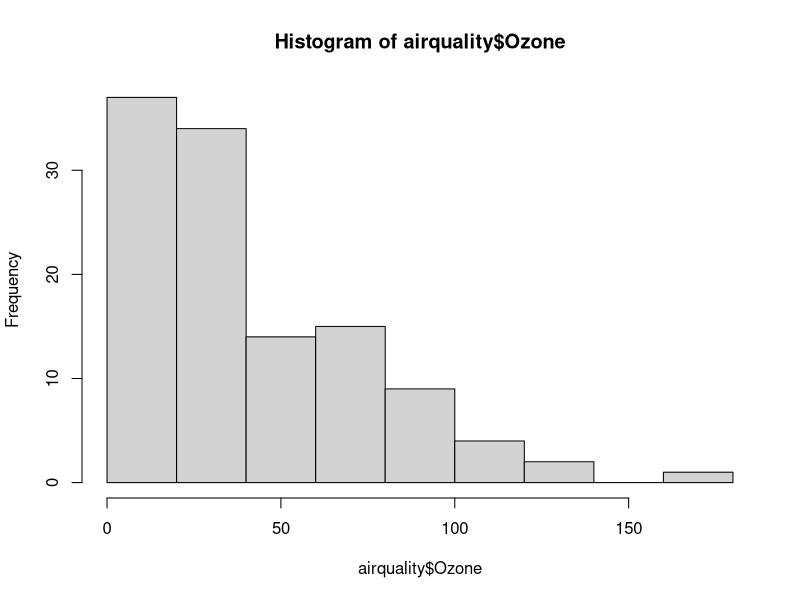
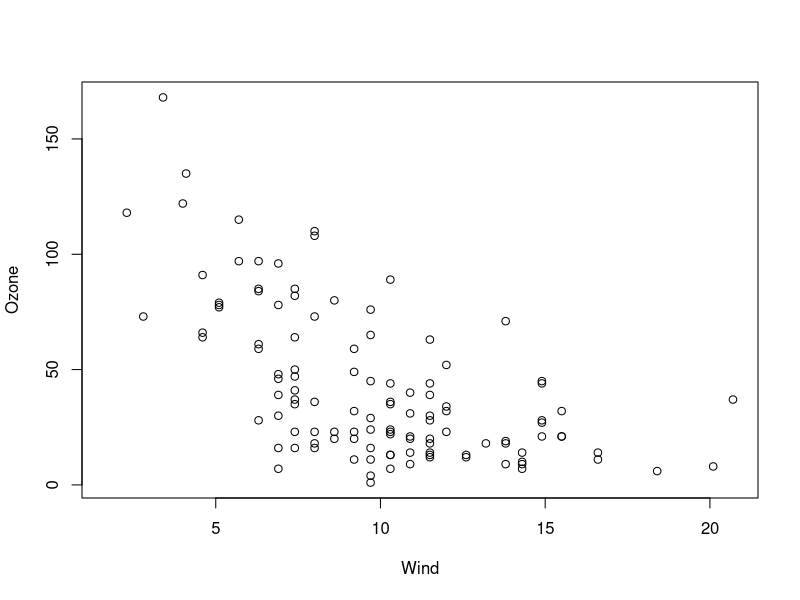
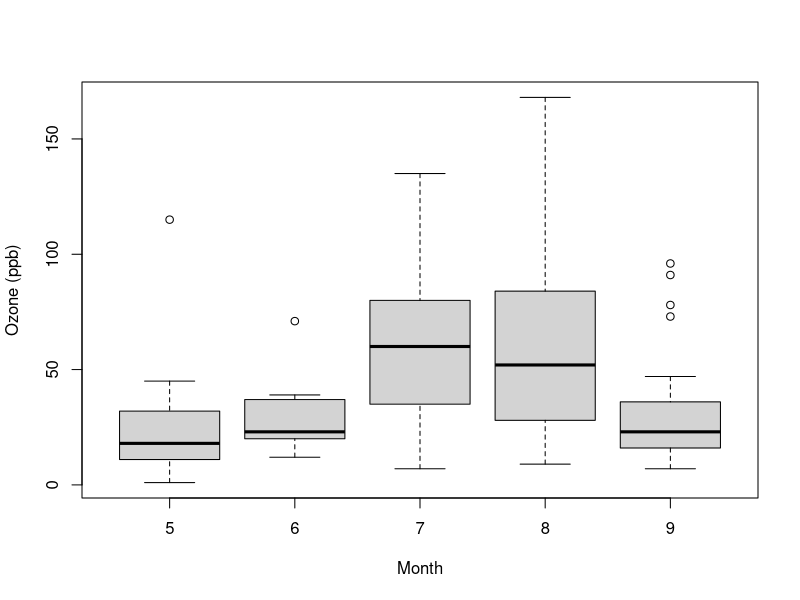
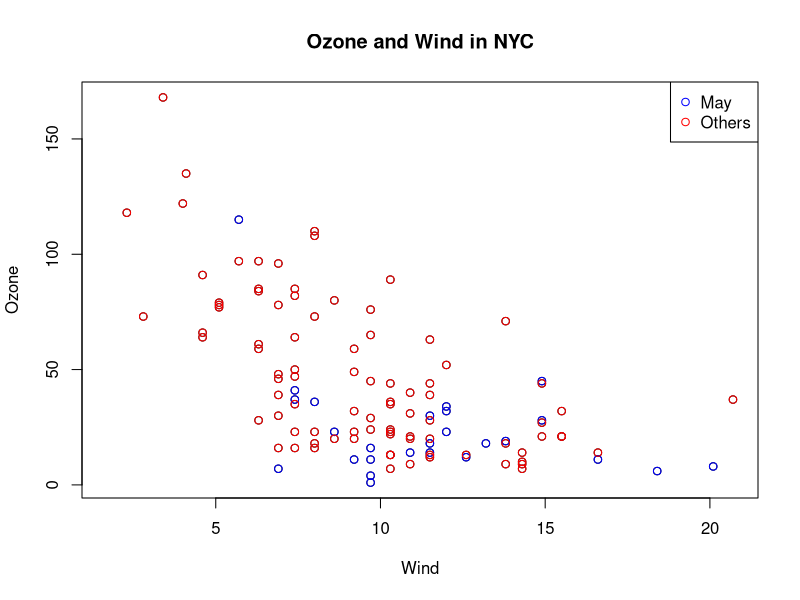
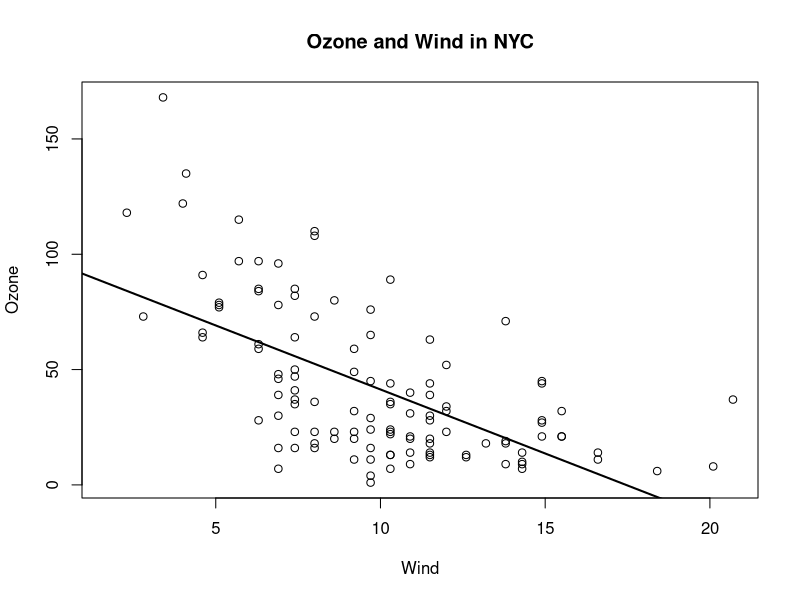
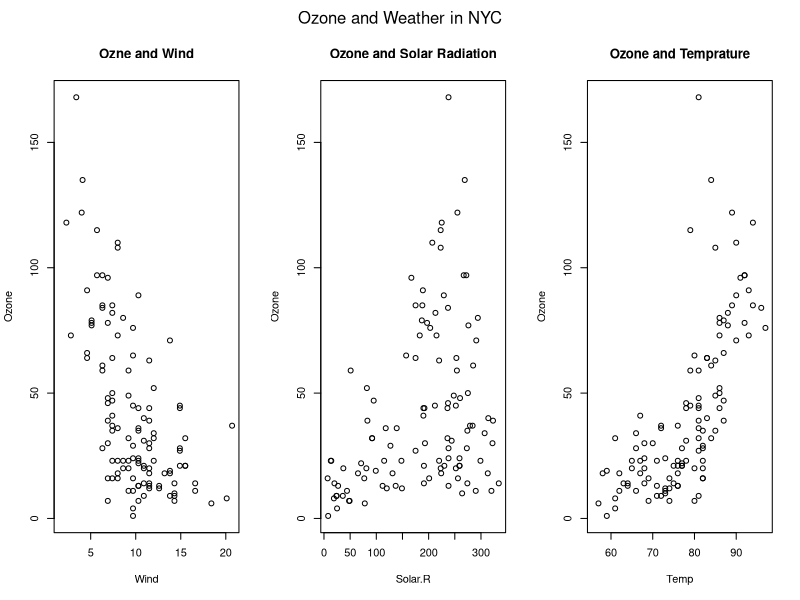

Write the R code that produced these figures, in order.
## ---- chunk 1
knitr::opts_chunk$set(echo = TRUE)
## ---- chunk 2
hist(airquality$Ozone)
with(airquality, plot(Wind, Ozone))
airquality <- transform(airquality, Month = factor(Month))
boxplot(Ozone ~ Month, airquality, xlab = "Month", ylab = "Ozone (ppb)")
par("lty")
par("col")
par("mfrow")
## ---- chunk 3
with(airquality, plot(Wind, Ozone))
title(main = "Ozone and Wind in NYC")
with(subset(airquality, Month == 5 ), points(Wind, Ozone, col = "blue"))
with(subset(airquality, Month != 5), points(Wind, Ozone, col = "Red"))
legend("topright", pch = 1, col = c("blue", "red"), legend = c("May", "Others"))

## ---- chunk 4
with(airquality, plot(Wind, Ozone, main = "Ozone and Wind in NYC"), pch = 20)
model <- lm(Ozone ~ Wind, airquality)
abline(model, lwd=2)
## ---- chunk 5
par(mfrow = c(1, 3), oma= c(0,0,2,0))
with(airquality, {
  plot(Wind, Ozone, main = "Ozne and Wind")
  plot(Solar.R, Ozone, main = "Ozone and Solar Radiation")
  plot(Temp, Ozone, main = "Ozone and Temprature")
  mtext("Ozone and Weather in NYC", outer = T) # Why doesn't work? Because the deafult oma is 0.
})
